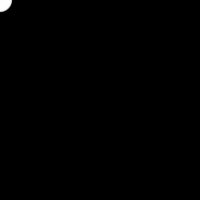
Frame 1 (no input)
Frame 60 (the mouse pressed at the canvas centre just before this capture): identical to frame 1, image omitted
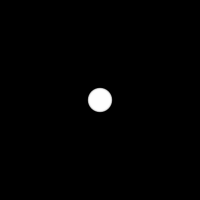
Frame 120 (the mouse held since frame 60 and released just before this capture)

The Processing sketch that drew these frames (run headless with seeded random() and noise(); from frame 60 on, the mouse is pressed at the canvas centre):

// Processing sketch: clase08e10
// ── clase08e10.pde
int num = 50;
int[] x = new int[num];
int[] y = new int[num];

void setup() { 
  size(200, 200);
  noStroke();
  fill(255, 102);
}

void draw() {
  background(0);
  // Mover valores a la derecha
  for (int i = num-1; i > 0; i--) {
    x[i] = x[i-1];
    y[i] = y[i-1];
  }
  // Agregar valores nuevos al comienzo de la matriz
  x[0] = mouseX;
  y[0] = mouseY;
  // Dibujar los circulos
  for (int i = 0; i < num; i++) {
    ellipse(x[i], y[i], i/2.0, i/2.0);
  }
}
